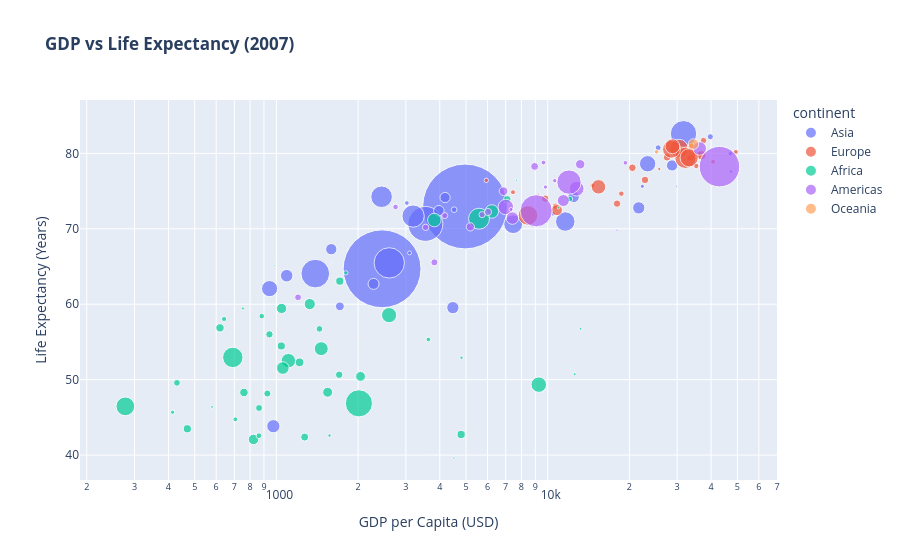

This figure's notebook cell:
### Code cell
import plotly.express as px

# 1. Load sample dataset (Gapminder data)
df = px.data.gapminder()
df_2007 = df.query("year == 2007")

# 2. Create an interactive scatter plot
fig = px.scatter(
    df_2007,
    x="gdpPercap",
    y="lifeExp",
    size="pop",
    color="continent",
    hover_name="country",
    log_x=True,
    size_max=60,
    title="<b>GDP vs Life Expectancy (2007)</b>",
    labels={
        "gdpPercap": "GDP per Capita (USD)",
        "lifeExp": "Life Expectancy (Years)",
    },
)

# 3. Display the interactive plot
fig.show()

### Figure 1 — Plotly figure (JSON) as saved in the notebook; plotly's stock layout.template omitted (floating-point values rounded to 4 significant figures)
{"data": [{"hovertemplate": "<b>%{hovertext}</b><br><br>continent=Asia<br>GDP per Capita (USD)=%{x}<br>Life Expectancy (Years)=%{y}<br>pop=%{marker.size}<extra></extra>", "hovertext": ["Afghanistan", "Bahrain", "Bangladesh", "Cambodia", "China", "Hong Kong, China", "India", "Indonesia", "Iran", "Iraq", "Israel", "Japan", "Jordan", "Korea, Dem. Rep.", "Korea, Rep.", "Kuwait", "Lebanon", "Malaysia", "Mongolia", "Myanmar", "Nepal", "Oman", "Pakistan", "Philippines", "Saudi Arabia", "Singapore", "Sri Lanka", "Syria", "Taiwan", "Thailand", "Vietnam", "West Bank and Gaza", "Yemen, Rep."], "legendgroup": "Asia", "marker": {"color": "#636efa", "size": [31889923, 708573, 150448339, 14131858, 1318683096, 6980412, 1110396331, 223547000, 69453570, 27499638, 6426679, 127467972, 6053193, 23301725, 49044790, 2505559, 3921278, 24821286, 2874127, 47761980, 28901790, 3204897, 169270617, 91077287, 27601038, 4553009, 20378239, 19314747, 23174294, 65068149, 85262356, 4018332, 22211743], "sizemode": "area", "sizeref": 366300.0, "symbol": "circle"}, "mode": "markers", "name": "Asia", "orientation": "v", "showlegend": true, "type": "scatter", "x": [974.6, 29800.0, 1391.0, 1714.0, 4959.0, 39720.0, 2452.0, 3541.0, 11610.0, 4471.0, 25520.0, 31660.0, 4519.0, 1593.0, 23350.0, 47310.0, 10460.0, 12450.0, 3096.0, 944.0, 1091.0, 22320.0, 2606.0, 3190.0, 21650.0, 47140.0, 3970.0, 4185.0, 28720.0, 7458.0, 2442.0, 3025.0, 2281.0], "xaxis": "x", "y": [43.83, 75.64, 64.06, 59.72, 72.96, 82.21, 64.7, 70.65, 70.96, 59.55, 80.75, 82.6, 72.53, 67.3, 78.62, 77.59, 71.99, 74.24, 66.8, 62.07, 63.78, 75.64, 65.48, 71.69, 72.78, 79.97, 72.4, 74.14, 78.4, 70.62, 74.25, 73.42, 62.7], "yaxis": "y"}, {"hovertemplate": "<b>%{hovertext}</b><br><br>continent=Europe<br>GDP per Capita (USD)=%{x}<br>Life Expectancy (Years)=%{y}<br>pop=%{marker.size}<extra></extra>", "hovertext": ["Albania", "Austria", "Belgium", "Bosnia and Herzegovina", "Bulgaria", "Croatia", "Czech Republic", "Denmark", "Finland", "France", "Germany", "Greece", "Hungary", "Iceland", "Ireland", "Italy", "Montenegro", "Netherlands", "Norway", "Poland", "Portugal", "Romania", "Serbia", "Slovak Republic", "Slovenia", "Spain", "Sweden", "Switzerland", "Turkey", "United Kingdom"], "legendgroup": "Europe", "marker": {"color": "#EF553B", "size": [3600523, 8199783, 10392226, 4552198, 7322858, 4493312, 10228744, 5468120, 5238460, 61083916, 82400996, 10706290, 9956108, 301931, 4109086, 58147733, 684736, 16570613, 4627926, 38518241, 10642836, 22276056, 10150265, 5447502, 2009245, 40448191, 9031088, 7554661, 71158647, 60776238], "sizemode": "area", "sizeref": 366300.0, "symbol": "circle"}, "mode": "markers", "name": "Europe", "orientation": "v", "showlegend": true, "type": "scatter", "x": [5937.0, 36130.0, 33690.0, 7446.0, 10680.0, 14620.0, 22830.0, 35280.0, 33210.0, 30470.0, 32170.0, 27540.0, 18010.0, 36180.0, 40680.0, 28570.0, 9254.0, 36800.0, 49360.0, 15390.0, 20510.0, 10810.0, 9787.0, 18680.0, 25770.0, 28820.0, 33860.0, 37510.0, 8458.0, 33200.0], "xaxis": "x", "y": [76.42, 79.83, 79.44, 74.85, 73.0, 75.75, 76.49, 78.33, 79.31, 80.66, 79.41, 79.48, 73.34, 81.76, 78.89, 80.55, 74.54, 79.76, 80.2, 75.56, 78.1, 72.48, 74.0, 74.66, 77.93, 80.94, 80.88, 81.7, 71.78, 79.42], "yaxis": "y"}, {"hovertemplate": "<b>%{hovertext}</b><br><br>continent=Africa<br>GDP per Capita (USD)=%{x}<br>Life Expectancy (Years)=%{y}<br>pop=%{marker.size}<extra></extra>", "hovertext": ["Algeria", "Angola", "Benin", "Botswana", "Burkina Faso", "Burundi", "Cameroon", "Central African Republic", "Chad", "Comoros", "Congo, Dem. Rep.", "Congo, Rep.", "Cote d'Ivoire", "Djibouti", "Egypt", "Equatorial Guinea", "Eritrea", "Ethiopia", "Gabon", "Gambia", "Ghana", "Guinea", "Guinea-Bissau", "Kenya", "Lesotho", "Liberia", "Libya", "Madagascar", "Malawi", "Mali", "Mauritania", "Mauritius", "Morocco", "Mozambique", "Namibia", "Niger", "Nigeria", "Reunion", "Rwanda", "Sao Tome and Principe", "Senegal", "Sierra Leone", "Somalia", "South Africa", "Sudan", "Swaziland", "Tanzania", "Togo", "Tunisia", "Uganda", "Zambia", "Zimbabwe"], "legendgroup": "Africa", "marker": {"color": "#00cc96", "size": [33333216, 12420476, 8078314, 1639131, 14326203, 8390505, 17696293, 4369038, 10238807, 710960, 64606759, 3800610, 18013409, 496374, 80264543, 551201, 4906585, 76511887, 1454867, 1688359, 22873338, 9947814, 1472041, 35610177, 2012649, 3193942, 6036914, 19167654, 13327079, 12031795, 3270065, 1250882, 33757175, 19951656, 2055080, 12894865, 135031164, 798094, 8860588, 199579, 12267493, 6144562, 9118773, 43997828, 42292929, 1133066, 38139640, 5701579, 10276158, 29170398, 11746035, 12311143], "sizemode": "area", "sizeref": 366300.0, "symbol": "circle"}, "mode": "markers", "name": "Africa", "orientation": "v", "showlegend": true, "type": "scatter", "x": [6223.0, 4797.0, 1441.0, 12570.0, 1217.0, 430.1, 2042.0, 706.0, 1704.0, 986.1, 277.6, 3633.0, 1545.0, 2082.0, 5581.0, 12150.0, 641.4, 690.8, 13210.0, 752.7, 1328.0, 942.7, 579.2, 1463.0, 1569.0, 414.5, 12060.0, 1045.0, 759.3, 1043.0, 1803.0, 10960.0, 3820.0, 823.7, 4811.0, 619.7, 2014.0, 7670.0, 863.1, 1598.0, 1712.0, 862.5, 926.1, 9270.0, 2602.0, 4513.0, 1107.0, 883.0, 7093.0, 1056.0, 1271.0, 469.7], "xaxis": "x", "y": [72.3, 42.73, 56.73, 50.73, 52.3, 49.58, 50.43, 44.74, 50.65, 65.15, 46.46, 55.32, 48.33, 54.79, 71.34, 51.58, 58.04, 52.95, 56.73, 59.45, 60.02, 56.01, 46.39, 54.11, 42.59, 45.68, 73.95, 59.44, 48.3, 54.47, 64.16, 72.8, 71.16, 42.08, 52.91, 56.87, 46.86, 76.44, 46.24, 65.53, 63.06, 42.57, 48.16, 49.34, 58.56, 39.61, 52.52, 58.42, 73.92, 51.54, 42.38, 43.49], "yaxis": "y"}, {"hovertemplate": "<b>%{hovertext}</b><br><br>continent=Americas<br>GDP per Capita (USD)=%{x}<br>Life Expectancy (Years)=%{y}<br>pop=%{marker.size}<extra></extra>", "hovertext": ["Argentina", "Bolivia", "Brazil", "Canada", "Chile", "Colombia", "Costa Rica", "Cuba", "Dominican Republic", "Ecuador", "El Salvador", "Guatemala", "Haiti", "Honduras", "Jamaica", "Mexico", "Nicaragua", "Panama", "Paraguay", "Peru", "Puerto Rico", "Trinidad and Tobago", "United States", "Uruguay", "Venezuela"], "legendgroup": "Americas", "marker": {"color": "#ab63fa", "size": [40301927, 9119152, 190010647, 33390141, 16284741, 44227550, 4133884, 11416987, 9319622, 13755680, 6939688, 12572928, 8502814, 7483763, 2780132, 108700891, 5675356, 3242173, 6667147, 28674757, 3942491, 1056608, 301139947, 3447496, 26084662], "sizemode": "area", "sizeref": 366300.0, "symbol": "circle"}, "mode": "markers", "name": "Americas", "orientation": "v", "showlegend": true, "type": "scatter", "x": [12780.0, 3822.0, 9066.0, 36320.0, 13170.0, 7007.0, 9645.0, 8948.0, 6025.0, 6873.0, 5728.0, 5186.0, 1202.0, 3548.0, 7321.0, 11980.0, 2749.0, 9809.0, 4173.0, 7409.0, 19330.0, 18010.0, 42950.0, 10610.0, 11420.0], "xaxis": "x", "y": [75.32, 65.55, 72.39, 80.65, 78.55, 72.89, 78.78, 78.27, 72.23, 74.99, 71.88, 70.26, 60.92, 70.2, 72.57, 76.19, 72.9, 75.54, 71.75, 71.42, 78.75, 69.82, 78.24, 76.38, 73.75], "yaxis": "y"}, {"hovertemplate": "<b>%{hovertext}</b><br><br>continent=Oceania<br>GDP per Capita (USD)=%{x}<br>Life Expectancy (Years)=%{y}<br>pop=%{marker.size}<extra></extra>", "hovertext": ["Australia", "New Zealand"], "legendgroup": "Oceania", "marker": {"color": "#FFA15A", "size": [20434176, 4115771], "sizemode": "area", "sizeref": 366300.0, "symbol": "circle"}, "mode": "markers", "name": "Oceania", "orientation": "v", "showlegend": true, "type": "scatter", "x": [34440.0, 25190.0], "xaxis": "x", "y": [81.23, 80.2], "yaxis": "y"}], "layout": {"legend": {"itemsizing": "constant", "title": {"text": "continent"}, "tracegroupgap": 0}, "title": {"text": "<b>GDP vs Life Expectancy (2007)</b>"}, "xaxis": {"anchor": "y", "domain": [0, 1], "title": {"text": "GDP per Capita (USD)"}, "type": "log"}, "yaxis": {"anchor": "x", "domain": [0, 1], "title": {"text": "Life Expectancy (Years)"}}}}
